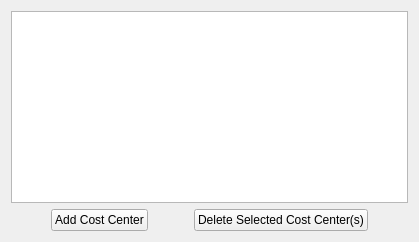
          <widget class="QWidget" name="CostCentersTab">
           <attribute name="title">
            <string>Cost Centers</string>
           </attribute>
           <layout class="QHBoxLayout" name="horizontalLayout_3">
            <item>
             <layout class="QVBoxLayout" name="verticalLayout_4">
              <item>
               <widget class="QTableView" name="Cost_Centers">
                <property name="alternatingRowColors">
                 <bool>true</bool>
                </property>
                <property name="selectionMode">
                 <enum>QAbstractItemView::ExtendedSelection</enum>
                </property>
                <property name="selectionBehavior">
                 <enum>QAbstractItemView::SelectRows</enum>
                </property>
                <property name="sortingEnabled">
                 <bool>true</bool>
                </property>
               </widget>
              </item>
              <item>
               <layout class="QHBoxLayout" name="horizontalLayout_7">
                <item>
                 <spacer name="horizontalSpacer_8">
                  <property name="orientation">
                   <enum>Qt::Horizontal</enum>
                  </property>
                  <property name="sizeHint" stdset="0">
                   <size>
                    <width>40</width>
                    <height>20</height>
                   </size>
                  </property>
                 </spacer>
                </item>
                <item>
                 <widget class="QPushButton" name="addCostCenterButton">
                  <property name="text">
                   <string>Add Cost Center</string>
                  </property>
                 </widget>
                </item>
                <item>
                 <spacer name="horizontalSpacer_2">
                  <property name="orientation">
                   <enum>Qt::Horizontal</enum>
                  </property>
                  <property name="sizeHint" stdset="0">
                   <size>
                    <width>40</width>
                    <height>20</height>
                   </size>
                  </property>
                 </spacer>
                </item>
                <item>
                 <widget class="QPushButton" name="deleteCostCenterButton">
                  <property name="text">
                   <string>Delete Selected Cost Center(s)</string>
                  </property>
                 </widget>
                </item>
                <item>
                 <spacer name="horizontalSpacer_9">
                  <property name="orientation">
                   <enum>Qt::Horizontal</enum>
                  </property>
                  <property name="sizeHint" stdset="0">
                   <size>
                    <width>40</width>
                    <height>20</height>
                   </size>
                  </property>
                 </spacer>
                </item>
               </layout>
              </item>
             </layout>
            </item>
           </layout>
          </widget>
